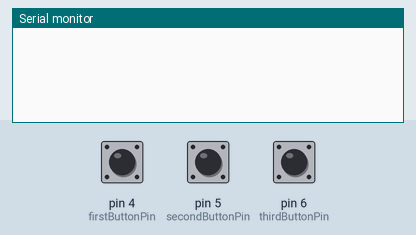
Recording of a sketch running on a simulated Arduino Uno, built with avr-gcc and run on an emulated ATmega328P. Shown: the last lines printed to the serial monitor. The test bench sets the inputs (shaded band); at power-on: pin 4 (firstButtonPin) LOW, pin 5 (secondButtonPin) LOW, pin 6 (thirdButtonPin) LOW.

Above: at 1.2 s.
1.3 s: pin 4 (firstButtonPin) pulled HIGH for 0.15 s
At 2.6 s:
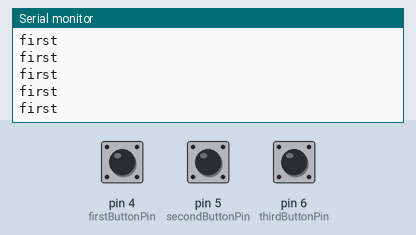
2.9 s: pin 5 (secondButtonPin) pulled HIGH for 0.15 s
At 4.2 s:
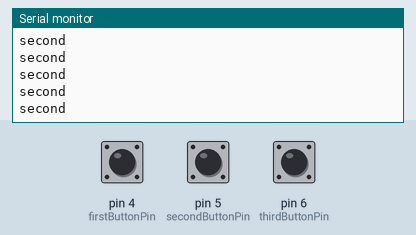
4.5 s: pin 6 (thirdButtonPin) pulled HIGH for 0.15 s
At 5.3 s:
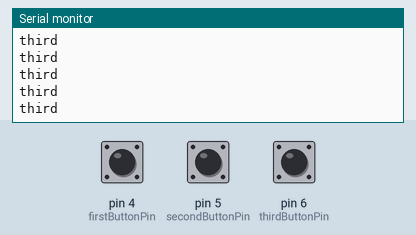
6.1 s: pin 4 (firstButtonPin) driven HIGH
At 6.8 s:
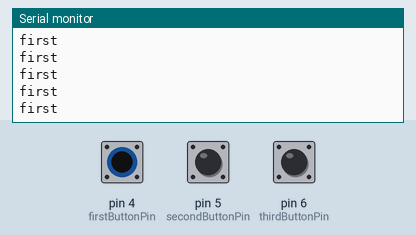
9.1 s: pin 5 (secondButtonPin) pulled HIGH for 0.15 s
12.2 s: pin 4 (firstButtonPin) driven LOW and pin 5 (secondButtonPin) driven HIGH
At 13.0 s:
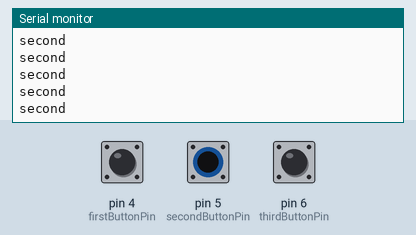

Measured:
- after the input at 1.3 s, the serial monitor: prints a new line at once (image 1)
- after the input at 2.9 s, the serial monitor: prints a new line at once (image 2)
- after the input at 4.5 s, the serial monitor: prints a new line at once (image 3)
- after the input at 6.1 s, the serial monitor: prints a new line at once (image 4)

The sketch:

CustomButtons.ino
```cpp
// #include <Adafruit_NeoPixel.h>

const int baudRate = 9600;
// Neo Pixel
// const int PIN = 12;
// const int NUMPIXELS = 2;

// Adafruit_NeoPixel pixels(NUMPIXELS, PIN, NEO_GRB + NEO_KHZ800);

const int firstButtonPin = 4;
const int secondButtonPin = 5;
const int thirdButtonPin = 6;

bool isFirstButtonPressed = false;
bool isSecondButtonPressed = false;
bool isThirdButtonPressed = false;


bool isButtonUp = false;

void setup()
{
    setupSerial();
    // setupNeoPixel();
    setupButtons();
}

void setupSerial()
{
    Serial.begin(baudRate);
}

void setupNeoPixel()
{
    // pixels.begin();
}

void setupButtons()
{
    pinMode(firstButtonPin, INPUT);
    pinMode(secondButtonPin, INPUT);
    pinMode(thirdButtonPin, INPUT);
}

void loop()
{
    // pixels.setBrightness(10);

    if(digitalRead(firstButtonPin) == HIGH) {
        readingButton("first", 0, 255, 0, 0);
        isFirstButtonPressed = true;
    }

    if(digitalRead(secondButtonPin) == HIGH) {
        readingButton("second", 0, 0, 255, 0);
        isSecondButtonPressed = true;
    }

    if(digitalRead(thirdButtonPin) == HIGH) {
        readingButton("third", 0, 0, 0, 255);
        isThirdButtonPressed = true;
    }

    if(isFirstButtonPressed && digitalRead(firstButtonPin) == LOW) {
        isFirstButtonPressed = false;
        // hideLed();
    }
    if(isSecondButtonPressed && digitalRead(secondButtonPin) == LOW) {
        isSecondButtonPressed = false;
        // hideLed();
    }
    if(isThirdButtonPressed && digitalRead(thirdButtonPin) == LOW) {
        isThirdButtonPressed = false;
        // hideLed();
    }
}

void checkPush(int pinNumber)
{
  int pushed = digitalRead(pinNumber);
  if (pushed == HIGH) {

    // pixels.clear();
    // pixels.setPixelColor(0, 0, 255, 0);
    // pixels.show();
  }
  else {
    // pixels.clear();
    // pixels.setPixelColor(0, 255, 255, 255);
    // pixels.show();
  }

}

void readingButton(String buttonType, int ledNumber, int redColor, int blueColor, int greenColor)
{
    Serial.println(buttonType);
    // showLed(ledNumber, redColor, blueColor, greenColor);
}

void showLed(int ledNumber, int redColor, int blueColor, int greenColor)
{
    // pixels.clear();
    // pixels.setPixelColor(ledNumber, redColor, blueColor, greenColor);
    // pixels.show();
    delay(10);
}

void hideLed()
{
    // pixels.clear();
    // pixels.setPixelColor(0, 255, 255, 255);
    // pixels.setPixelColor(1, 255, 255, 255);
    // pixels.show();
    delay(10);
}
```
